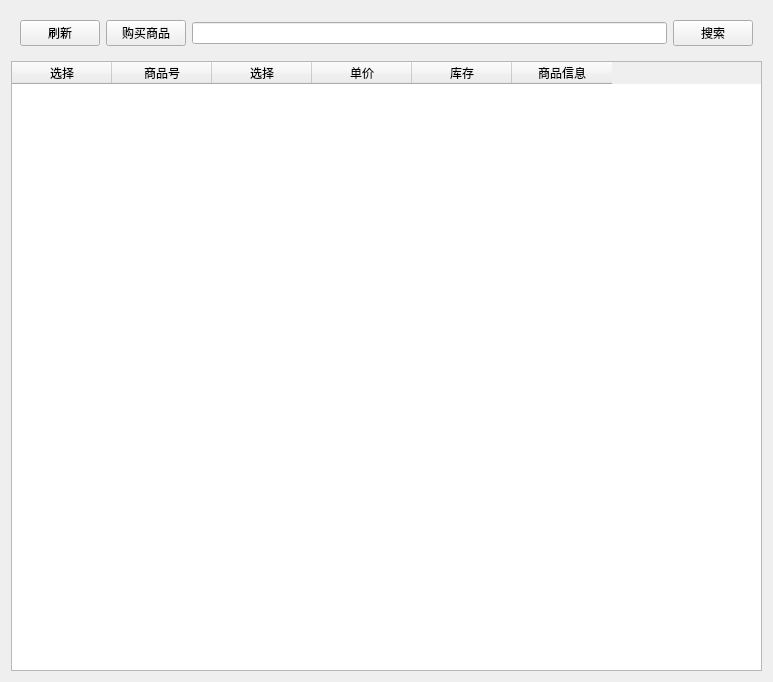
<?xml version="1.0" encoding="UTF-8"?>
<ui version="4.0">
 <class>EmployeeShop</class>
 <widget class="QWidget" name="EmployeeShop">
  <property name="geometry">
   <rect>
    <x>0</x>
    <y>0</y>
    <width>773</width>
    <height>682</height>
   </rect>
  </property>
  <property name="windowTitle">
   <string>Form</string>
  </property>
  <layout class="QVBoxLayout" name="verticalLayout">
   <item>
    <widget class="QWidget" name="widget" native="true">
     <layout class="QHBoxLayout" name="horizontalLayout">
      <item>
       <widget class="QPushButton" name="refreshBtn">
        <property name="text">
         <string>刷新</string>
        </property>
       </widget>
      </item>
      <item>
       <widget class="QPushButton" name="buyBtn">
        <property name="text">
         <string>购买商品</string>
        </property>
       </widget>
      </item>
      <item>
       <widget class="QLineEdit" name="searchLineEdit"/>
      </item>
      <item>
       <widget class="QPushButton" name="searchBtn">
        <property name="text">
         <string>搜索</string>
        </property>
       </widget>
      </item>
     </layout>
    </widget>
   </item>
   <item>
    <widget class="QTableWidget" name="shopTableWidget">
     <column>
      <property name="text">
       <string>选择</string>
      </property>
     </column>
     <column>
      <property name="text">
       <string>商品号</string>
      </property>
     </column>
     <column>
      <property name="text">
       <string>选择</string>
      </property>
     </column>
     <column>
      <property name="text">
       <string>单价</string>
      </property>
     </column>
     <column>
      <property name="text">
       <string>库存</string>
      </property>
     </column>
     <column>
      <property name="text">
       <string>商品信息</string>
      </property>
     </column>
    </widget>
   </item>
  </layout>
 </widget>
 <resources/>
 <connections/>
</ui>
